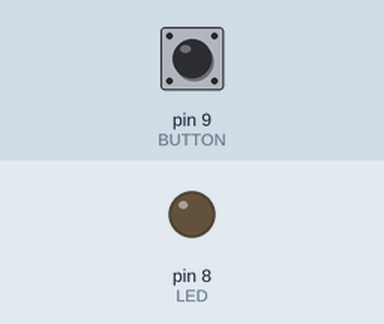
A sketch run on a simulated Arduino Uno, built with avr-gcc and run on an emulated ATmega328P. Parts: output pins drawn as LEDs (lit = HIGH). The inputs (shaded band) are chosen by the test bench; at power-on: pin 9 (BUTTON) LOW.

Above: at 1.2 s.
1.3 s: pin 9 (BUTTON) pulled HIGH for 3.2 s
At 5.3 s:
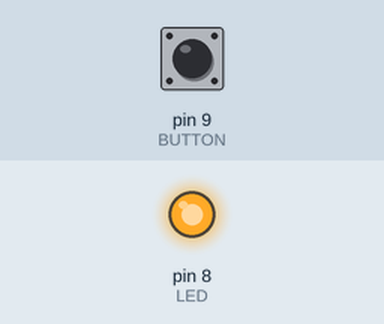
6.0 s: pin 9 (BUTTON) pulled HIGH for 0.15 s
At 6.6 s:
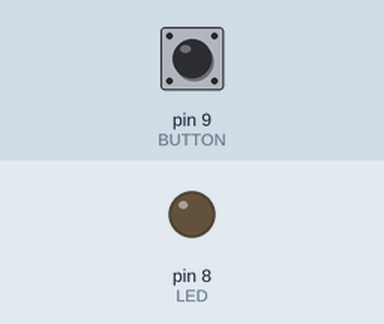
Timing chart, 0 to 9.0 s (numbered marks = the images above; inputs shaded):
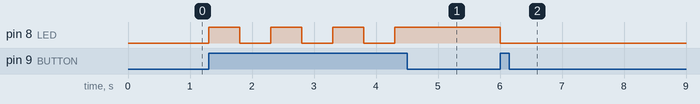

The sketch:

pushbutton_led.ino
```cpp
const int BUTTON = 9;
const int LED = 8;
int BUTTONstate = 0;
int count = 0;

void setup()
{
  pinMode(BUTTON, INPUT);
  pinMode(LED, OUTPUT);
}

void loop()
{
  BUTTONstate = digitalRead(BUTTON);
  if (BUTTONstate == HIGH)
  {
    if(count == 0){
      digitalWrite(LED, HIGH);
      count =count +1;

    }
    else if(count == 1){
      digitalWrite(LED, LOW);
      count =count -1;

    }
    delay(500);
  }


}
```

Measured:
- after the input at 1.3 s, pin 8 (LED): alternates HIGH for 0.50 s and LOW for 0.50 s, 7 changes in all, then stays HIGH, starting at once
- after the input at 6.0 s, pin 8 (LED): HIGH → LOW at once
